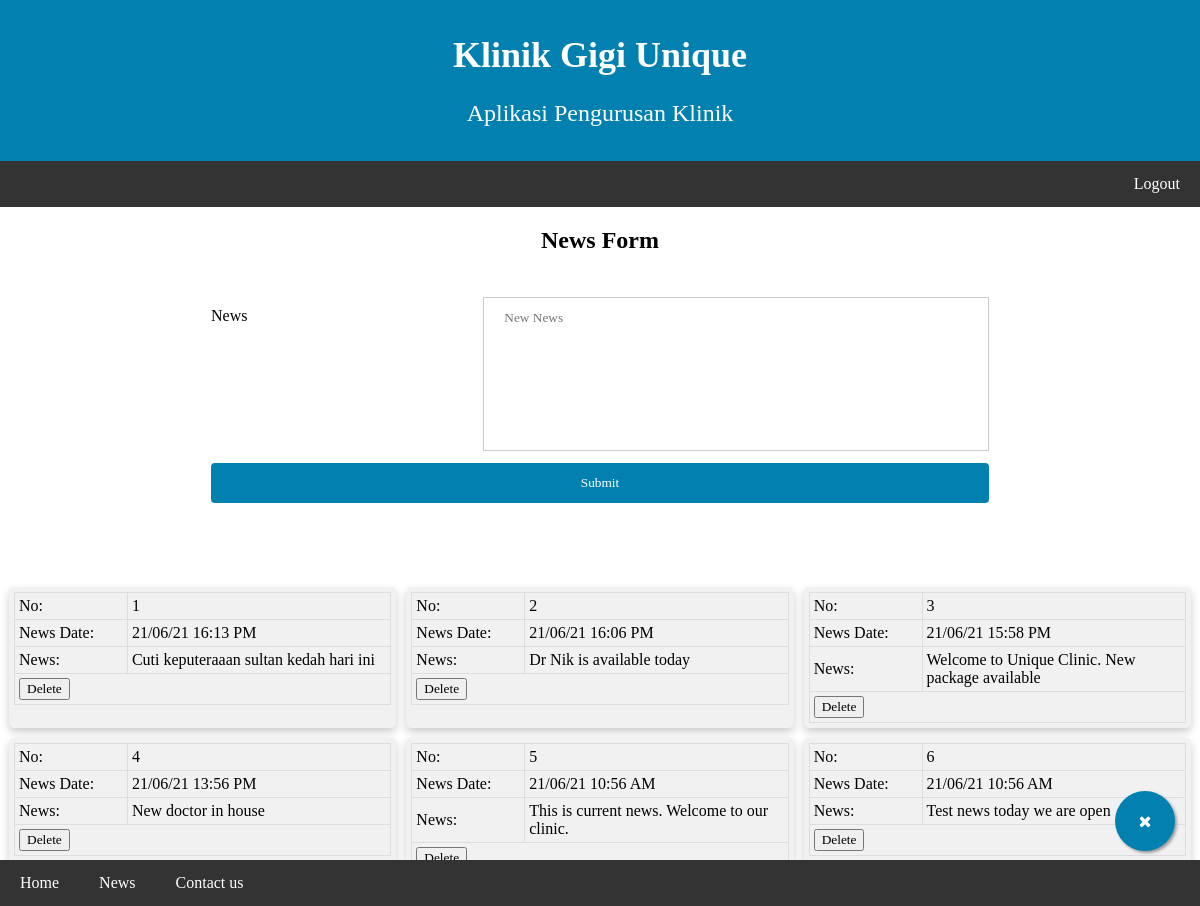
/webapp/php/news.php (signed in), run on the app's committed database.
### tables this page shows
CREATE TABLE `tbl_news` (
  `newsid` int(6) NOT NULL,
  `news` varchar(200) NOT NULL,
  `newsdate` datetime(6) NOT NULL DEFAULT current_timestamp(6)
);

### webapp/php/news.php (the view, shortened to what this page needs)
<?php
include_once("dbconnect.php");
if ($_SESSION["session_id"]) {
    $sqlnews = "SELECT * FROM tbl_news ORDER BY newsdate DESC";
    $results_per_page = 20;
    if (isset($_GET['pageno'])) {
        $pageno = (int)$_GET['pageno'];
        $page_first_result = ($pageno - 1) * $results_per_page;
    } else {
        $pageno = 1;
        $page_first_result = ($pageno - 1) * $results_per_page;
    }
    $stmtnews = $conn->prepare($sqlnews);
    $stmtnews->execute();
    $number_of_result = $stmtnews->rowCount();
    $number_of_page = ceil($number_of_result / $results_per_page);
    $sqlnews = $sqlnews . " LIMIT $page_first_result , $results_per_page ";
    $stmta = $conn->prepare($sqlnews);
    $stmta->execute();
    $rowsall = $stmta->fetchAll();
} else {
    echo "<script> alert('Session not available. Please login')</script>";
    echo "<script> window.location.replace('../login.php')</script>";
}
?>
<!DOCTYPE html>
<html>
<head>
    <link rel="stylesheet" href="../css/style.css">
    <link rel="stylesheet" href="https://maxcdn.bootstrapcdn.com/font-awesome/4.5.0/css/font-awesome.min.css">
    <link rel="stylesheet" href="https://cdnjs.cloudflare.com/ajax/libs/font-awesome/4.7.0/css/font-awesome.min.css">
</head>
<body>
    <div class="header">
        <h1>Klinik Gigi Unique</h1>
        <p>Aplikasi Pengurusan Klinik</p>
    </div>
    <div class="topnavbar" id="myTopnav">
        <a href="../login.php?status=logout" onclick="logout()" class="right">Logout</a>
    </div>
    <center>
        <h2>News Form</h2>
        <div class="main-landing">
            <div class="container-patient">
                <form name="newsForm" action="news.php" onsubmit="return insertDialog()" method="post">
                    <center>
                        <div class="row">
                            <div class="col-25">
                                <label for="laddress">News</label>
                            </div>
                            <div class="col-75">
                                <textarea type="text" cols="110%" rows="8" id="idremark" name="news" resize="none" placeholder="New News" required></textarea>
                            </div>
                        </div>
                        <div class="row">
                            <input type="submit" name="submit" value="Submit">
                        </div>
                    </center>
                </form>
            </div>
            <a href="mainpage.php" class="float">
                <i class="fa fa-close my-float"></i>
            </a>
        </div>
        <?php
        echo "<div class='card-visit'>";
        $i = 1;
        foreach ($rowsall as $news) {
            $newsid = $news['newsid'];
            $del = "Delete";
            echo "<div class='card'>";
            echo "<table style='width:100%'>";
            echo "<tr><td style='width:30%'>No: </td><td style='width:70%'>" . ($i++) . "</td></tr>";
            echo "<tr><td style='width:30%'>News Date: </td><td style='width:70%'>" . date_format(date_create($news['newsdate']), 'd/m/y H:i A') . "</td></tr>";
            echo "<tr><td style='width:30%'>News: </td><td style='width:70%'>" . ($news['news']) . "</td></tr>";
            echo "<tr><td colspan='2'><button onclick='return deleteDialog()'><a href='news.php?newsid=$newsid&submit=$del'>Delete</a></button></td></tr>";
            echo "</table>";
            echo "</div>";
        }
        echo "</div>";
            echo "<div class='row-pages'>";
            echo "<center>";
            for ($page = 1; $page <= $number_of_page; $page++) {
                echo '<a href = "news.php?pageno=' . $page . '">&nbsp&nbsp' . $page . ' </a>';
            }
            echo "</center>";
            echo "</div>";
        ?>
        <div class="bottomnavbar">
            <a href="mainpage.php">Home</a>
            <a href="news.php">News</a>
            <a href="contactus.php">Contact us</a>
        </div>
</body>
</html>

### webapp/css/style.css (style rules this page uses)
* { box-sizing: border-box; }
html, body { font-family: Garamond, serif; margin-top: 0; margin-left: 0; margin-right: 0; margin-bottom: 0; align-items: center; height: 100%; }
.header { padding: 10px; text-align: center; background: #0280b0; color: white; }
.topnavbar { overflow: hidden; background-color: #333; width: 100%; }
.topnavbar a { float: left; display: block; color: white; text-align: center; padding: 14px 20px; text-decoration: none; }
.topnavbar a.right { float: right; }
.bottomnavbar { overflow: hidden; background-color: #333; width: 100%; position: fixed; bottom: 0; width: 100%; }
.bottomnavbar a { float: left; display: block; color: white; text-align: center; padding: 14px 20px; text-decoration: none; }
label { padding: 12px 12px 12px 0; display: inline-block; }
.card-visit { text-align: center; margin: 4px; display: grid; }
a { text-decoration: none; color: black; }
textarea { resize: none; }
textarea { max-width: 100%; padding: 12px 20px; margin: 2px 0; display: inline-block; border: 1px solid #ccc; box-sizing: border-box; }
input[type=submit] { background-color: #0280b0; color: white; padding: 12px 20px; border: none; border-radius: 4px; cursor: pointer; float: right; width: 100%; }
.col-25 { float: left; width: 35%; text-align: left; }
.col-75 { float: left; width: 65%; text-align: left; }
.row:after { content: ""; display: table; clear: both; }
.row { padding: 1px; text-align: center; display: inline-block; align-content: center; }
.card { box-shadow: 0 4px 8px 0 rgba(0, 0, 0, 0.2); padding: 5px; margin: 5px; text-align: center; background-color: #f1f1f1; transition: 0.3s; border-radius: 5px; }
.float { position: fixed; width: 60px; height: 60px; bottom: 55px; right: 25px; background-color: #0280b0; color: #FFF; border-radius: 50px; text-align: center; box-shadow: 2px 2px 3px #999; }
.my-float { margin-top: 22px; }
table { border-collapse: collapse; border-spacing: 0; border: 1px solid #ddd; overflow-x: auto; border: 1px solid }
td { text-align: left; padding: 8px; }
table { border-collapse: collapse; width: 100%; }
td, th { border: 1px solid #dddddd; text-align: left; padding: 4px; }
h1, h2, h3, h4, h5, h6, button, input, select, textarea { font-family: Garamond, serif; }
@media screen and (min-width: 601px) { .header h1 { font-size: 4vw; } }
@media screen and (min-width: 601px) { .header p { font-size: 2vw; } }
@media screen and (min-width: 601px) { table { width: 100%; } }
@media screen and (min-width: 601px) { .row { width: 100%; } }
@media screen and (min-width: 601px) { .main-landing { padding-top: 20px; padding-bottom: 100px; } }
@media screen and (min-width: 601px) { .container-patient { padding-top: 10px; padding-bottom: 20px; padding-left: 10px; padding-right: 10px; max-width: 800px; } }
@media screen and (min-width: 601px) { .card-visit { grid-template-columns: repeat(2, 1fr); } }
@media screen and (min-width: 1000px) { .header h1 { font-size: 2vw; } }
@media screen and (min-width: 1000px) { .header p { font-size: 1vw; } }
@media screen and (min-width: 1000px) { .main-landing { padding-top: 10px; padding-bottom: 50px; padding-left: 80px; padding-right: 80px; } }
@media screen and (min-width: 1000px) { .header h1 { font-size: 3vw; } }
@media screen and (min-width: 1000px) { .header p { font-size: 2vw; } }
@media screen and (min-width: 1000px) { .container-patient { padding-top: 10px; padding-bottom: 20px; padding-left: 10px; padding-right: 10px; max-width: 800px; } }
@media screen and (min-width: 1000px) { .card-visit { grid-template-columns: repeat(3, 1fr); } }

### data on the page
tbl_news: newsdate "21/06/21 16:13 PM", news "Cuti keputeraaan sultan kedah hari ini"
tbl_news: newsdate "21/06/21 16:06 PM", news "Dr Nik is available today"
tbl_news: newsdate "21/06/21 15:58 PM", news "Welcome to Unique Clinic. New package available"
tbl_news: newsdate "21/06/21 13:56 PM", news "New doctor in house"
tbl_news: newsdate "21/06/21 10:56 AM", news "This is current news. Welcome to our clinic."
tbl_news: newsdate "21/06/21 10:56 AM", news "Test news today we are open"
